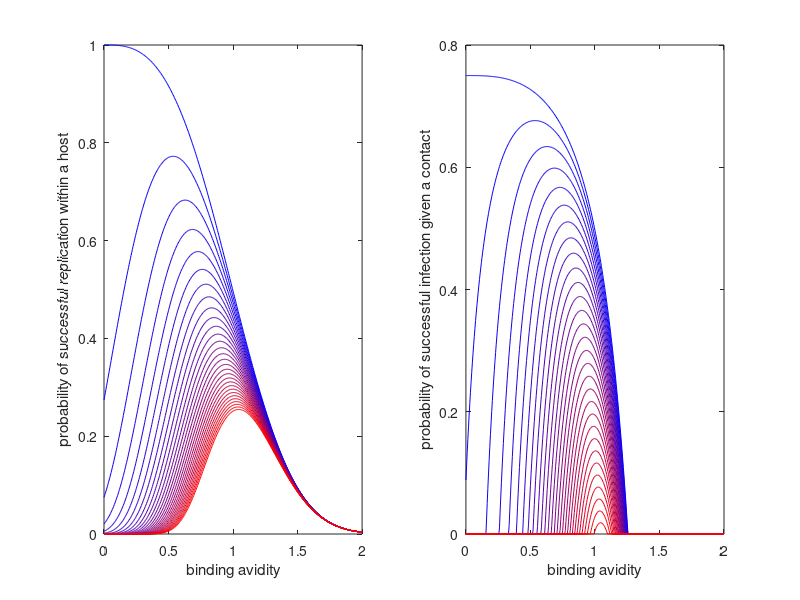

Write MATLAB code to recreate this figure.
%Subplot1 f(k,V)
%Subplot2 g(V) = exp(-a*V.^b)
%Subplot3 Beta(k,V)
%Subplot4 dBeta(k,V)/dV
%Author: Hsiang-Yu Yuan
%1st version: Jul 16, 2012
%Rho = f x g
%2nd verison: Aug 01, 2013
%Rho = 1 - R0^-1
%R0 = f x g x n

%Binding avidity range
V = 0:0.005:2;

%Transmission parameters
%%p=2,r=2

p = 4;
%r = 1;
r = 70;
b = 3;
a = 0.7;
c = 0.5; % contact rate
nv = 4; % average copies number of each virion

%Epidemiological parameters
mu_val = 1/(70*365.25); %lifespan = 70y
gamma_val=1/5; %infecious period should change to 5d


Trans_array = []; %Array of probability of evasion by immune system
Trans_Pr_array = [];

N_Reinfect = 30; 

figure;
%colorm = {[1 1 0];[1 0 1];[0 1 1];[1 0 0];[0 1 0];[0 0 1];[0 0 0]}; 
%
for i=1:N_Reinfect;
colorm(i) = {((N_Reinfect-i)./(N_Reinfect-1))*[0 0 1]+((i-1)./(N_Reinfect-1))*[1 0 0]}; 
end
for k = 0:N_Reinfect-1
%for k=1:20:21;   
   P_Ab = exp(-p*(V+1));
   
   %%%P_Trans: f(k,V)
   %%%P_Trans_Pr: f'(k,V)
   P_Trans = (1-P_Ab).^(r*k); 
   if k>=1
       P_Trans_Pr = r*k*p.*((1-P_Ab).^(r*k-1)).*(P_Ab);
   elseif k == 0
       P_Trans_Pr = zeros(1,length(V));
   end
   %subplot(2,2,1); plot(V,P_Trans,'color',cell2mat(colorm(k+1))); hold on;
   Trans_array(k+1,:) = P_Trans;
   Trans_Pr_array(k+1,:) = P_Trans_Pr;
end
%subplot(2,2,1); xlabel('Binding avidity V'); ylabel('Probability of immune escape');

Trans_array;

%%%P_Rep: g(V)
%%%P_Rep_Pr: g'(V)
P_Rep = exp(-a*V.^b);
P_Rep_Pr = -a*b*exp(-a*V.^b).*(V.^(b-1));
%subplot(2,2,2); plot(V, P_Rep,'color',[0 0 0]); hold on;
%subplot(2,2,2); xlabel('Binding avidity V'); ylabel('Probability of succesfull replication')


for i=1:length(Trans_Pr_array(:,1))
%R0 = f(k,V)g(V)n
%rho = 1 - 1/R0
%beta = c x rho
R0_Trans = Trans_array(i,:).*P_Rep.*nv;
Rho_Trans = 1 - R0_Trans.^-1;
Rho_Trans(find(Rho_Trans<0))=0;
%B_Trans = c.*Rho_Trans;

subplot(1,2,2);
plot(V,Rho_Trans,'color',cell2mat(colorm(i))); hold on;
%subplot(2,2,4); plot(V,B_Pr,'color',cell2mat(colorm(i))); hold on;


B_Trans = Trans_array(i,:).*P_Rep;
%R0_Trans = c.*Trans_array(i,:).*P_Rep/(mu_val+gamma_val);
subplot(1,2,1); plot(V,B_Trans,'color',cell2mat(colorm(i))); hold on;
end


subplot(1,2,1);
xlabel('binding avidity'); ylabel('probability of successful replication within a host');
subplot(1,2,2);
xlabel('binding avidity'); ylabel('probability of successful infection given a contact');
%subplot(2,2,4); xlabel('Binding avidity V'); ylabel('d\beta/dV');
   

